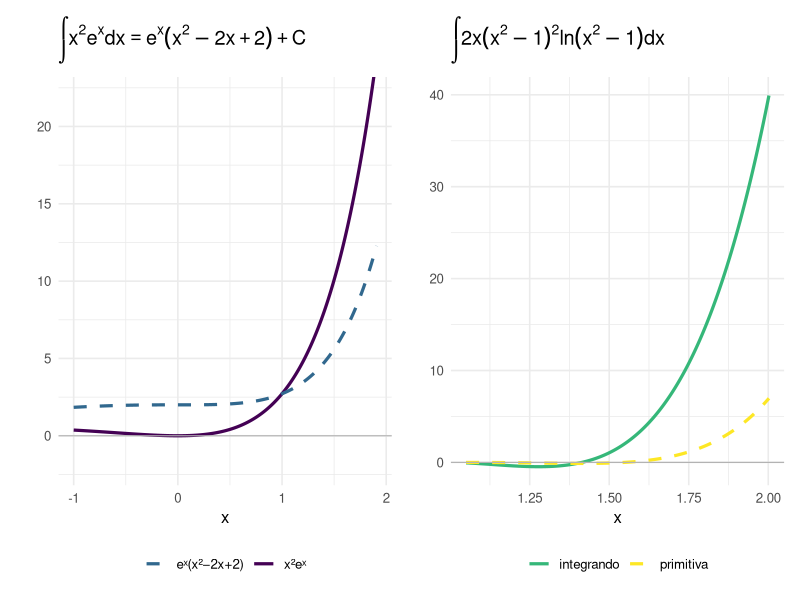

Source code (R):
## ---- chunk 1
#| label: fig-teste3-verificacao
#| fig-cap: "Verificação numérica das integrais do Teste 3. À esquerda: integrando $x^2 e^x$ e sua primitiva $e^x(x^2-2x+2)$. À direita: integrando $2x(x^2-1)^2\\ln(x^2-1)$ e sua primitiva $\\frac{(x^2-1)^3}{9}[3\\ln(x^2-1)-1]$."
#| fig-align: center
#| fig-width: 11
#| fig-height: 4.5

library(ggplot2)
library(patchwork)

base_t <- theme_minimal(base_size = 12)

# Q2.1: integrando x^2 e^x e primitiva e^x(x^2-2x+2)
x1 <- seq(-1, 3, length.out = 400)
df1 <- data.frame(
  x = x1,
  f = x1^2 * exp(x1),
  F = exp(x1) * (x1^2 - 2*x1 + 2)
)
df1 <- subset(df1, abs(df1$f) < 25 & abs(df1$F) < 25)

p1 <- ggplot(df1, aes(x)) +
  geom_line(aes(y = f, color = "x²eˣ"),              linewidth = 1.1) +
  geom_line(aes(y = F, color = "eˣ(x²−2x+2)"),      linewidth = 1.1, linetype = "dashed") +
  geom_hline(yintercept = 0, color = "gray70", linewidth = 0.4) +
  coord_cartesian(ylim = c(-2, 22)) +
  scale_color_manual(values = c("x²eˣ" = "#440154", "eˣ(x²−2x+2)" = "#31688e")) +
  labs(title = expression(integral(x^2*e^x*dx) == e^x*(x^2-2*x+2)+C),
       x = "x", y = "", color = NULL) +
  base_t + theme(legend.position = "bottom")

# Q2.2: integrando 2x(x^2-1)^2 ln(x^2-1) e primitiva
x2 <- seq(1.05, 2.5, length.out = 400)
df2 <- data.frame(
  x = x2,
  f = 2*x2*(x2^2-1)^2 * log(x2^2-1),
  F = (x2^2-1)^3/9 * (3*log(x2^2-1) - 1)
)
df2 <- subset(df2, abs(df2$f) < 40 & abs(df2$F) < 40)

p2 <- ggplot(df2, aes(x)) +
  geom_line(aes(y = f, color = "integrando"),  linewidth = 1.1) +
  geom_line(aes(y = F, color = "primitiva"),   linewidth = 1.1, linetype = "dashed") +
  geom_hline(yintercept = 0, color = "gray70", linewidth = 0.4) +
  scale_color_manual(values = c("integrando" = "#35b779", "primitiva" = "#FDE725")) +
  labs(title = expression(integral(2*x*(x^2-1)^2*ln(x^2-1)*dx)),
       x = "x", y = "", color = NULL) +
  base_t + theme(legend.position = "bottom")

p1 + p2
